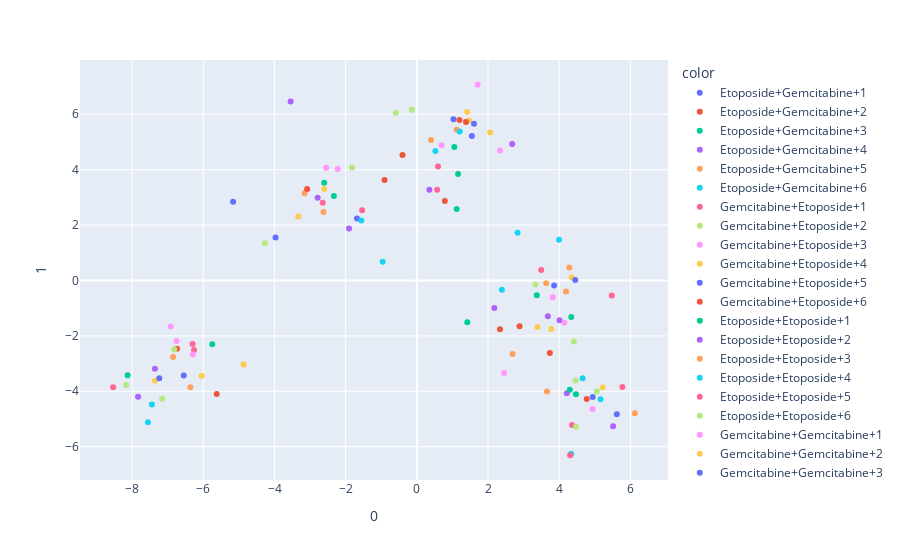

This figure's notebook cell:
### Code cell
import plotly.express as px
from sklearn.decomposition import PCA
from sklearn.preprocessing import StandardScaler
model = LinearDiscriminantAnalysis(n_components=4)
y2=[]
for i in range(24):
    y2.append('DNA')
for j in range(24):
    y2.append('MT')
for k in range(24):
    y2.append('HSP')
for m in range(24):
    y2.append('PROT')
for n in range(24):
    y2.append('HDAC')
#model.fit(X_drug, y)
#X_drug2 = model.transform(X_drug)
X_drug3=training.iloc[:,2:240].values
X_drug3=model.fit(X_drug3,y2).transform(X_drug3)
fig = px.scatter(X_drug3, x=0, y=1, color=training['drug_name'])
fig.show()
#these 5 groups are very clearly separated, as we can see in the image
